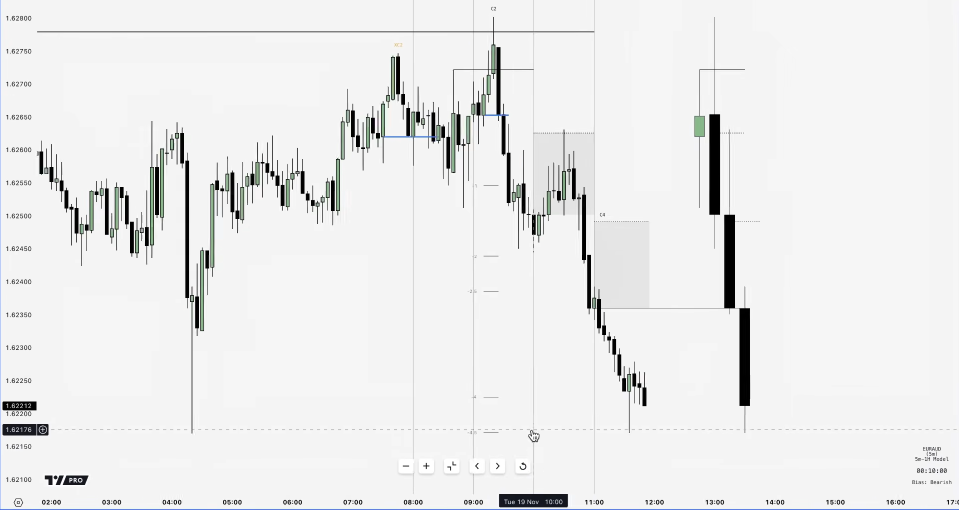
#> input picture uploads/image_2026-09-07_114022381.png, 1918 x 1020 px, found by its file name (shown at 1/2 size)
$ python measure_official_euraud2.py
#> lines starting #> are read from the running program, lines starting #| are printed output that depends on the picture; after the words box and inside, x2 and y2 are one past the last pixel; in counts of white or black regions, pixels touching at a corner belong together; long printed decimals are rounded
#!/usr/bin/env python3
"""Part-2: official EURAUD screenshot math audit.
Measures candles/zones/EQ/ladder, then checks official pixel math against our formulas:
  zone == [condEQ(cN), open(cN+1)] ; blue == condEQ(candle) ; ladder linear in {-1,-2,-2.5,-4,-4.5}.
"""
import numpy as np
from PIL import Image

im = np.asarray(Image.open('/home/user/uploads/image_2026-09-07_114022381.png').convert('RGB')).astype(int)
H, W, _ = im.shape
#> H = 1020; W = 1918
R, G, B = im[:,:,0], im[:,:,1], im[:,:,2]
#> R: shape (1020, 1918) int64; 256 distinct labels, from 0 to 255
#> G: shape (1020, 1918) int64; 256 distinct labels, from 0 to 255
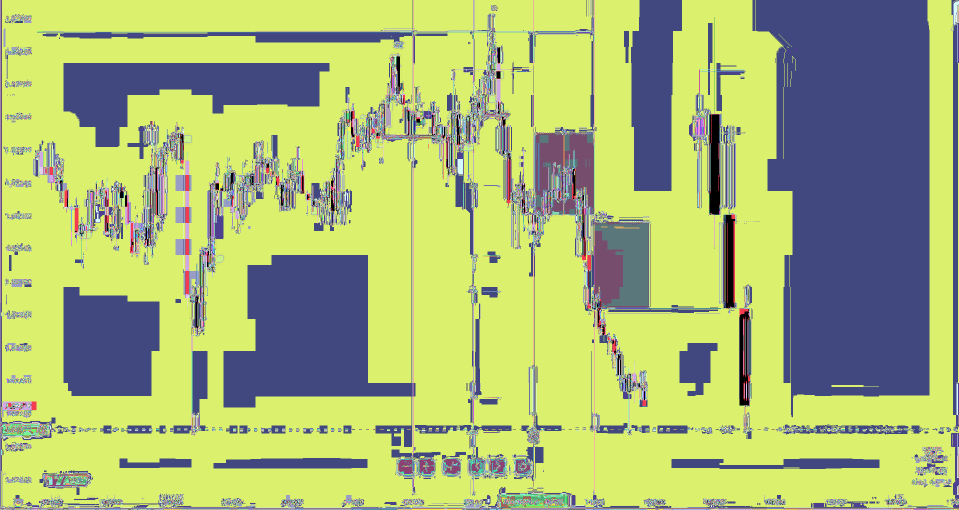
#> B: shape (1020, 1918) int64 (shown at 1/2 size); 256 distinct labels, from 0 to 255; one colour per label, 0 black
LUM = (R*299+G*587+B*114)//1000
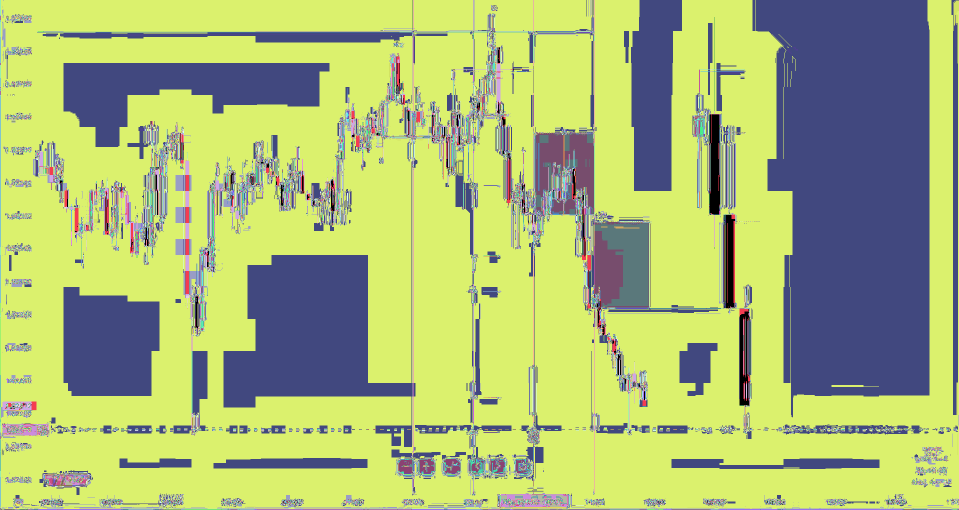
#> LUM: shape (1020, 1918) int64 (shown at 1/2 size); 256 distinct labels, from 0 to 255; one colour per label, 0 black
INK = LUM < 110
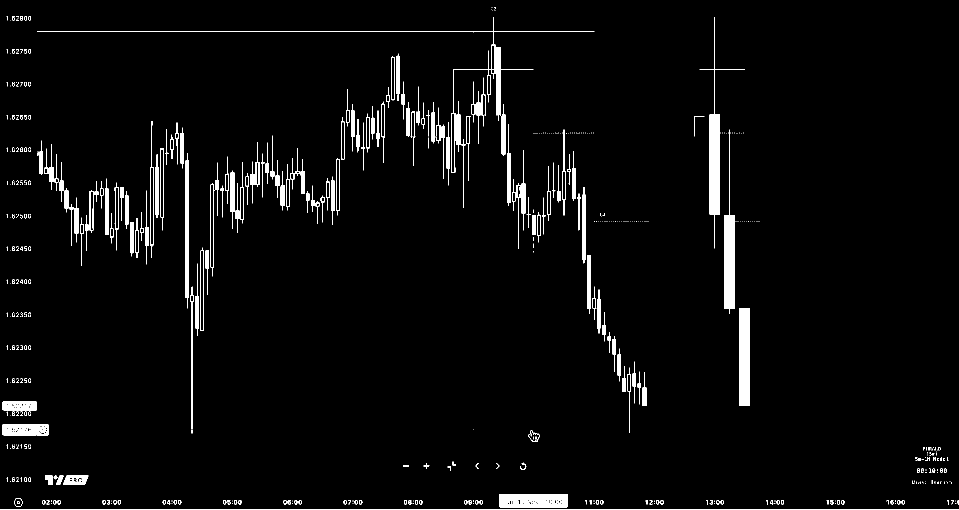
#> INK: shape (1020, 1918) bool (shown at 1/2 size); 3.3% white; 545 white regions (304 under 20 px), largest, box (x1, y1, x2, y2) and area: (1399, 34, 1490, 497) 4554, (1448, 259, 1471, 628) 4113, (1479, 616, 1500, 812) 4098
MID = (LUM >= 110) & (LUM < 215)
#> MID: shape (1020, 1918) bool; 1.7% white; 1793 white regions (1576 under 20 px), largest, box (x1, y1, x2, y2) and area: (0, 0, 1918, 1019) 2936, (74, 64, 986, 223) 1143, (1389, 232, 1410, 416) 1106
BLUE = (B > R+25) & (B > G+15)
#> BLUE: shape (1020, 1918) bool; 0.28% white; 3 white regions, box (x1, y1, x2, y2) and area: (0, 0, 1918, 1020) 4856, (767, 271, 874, 277) 353, (970, 227, 1018, 233) 174
FILL = np.abs(R-228) <= 6
#> FILL: shape (1020, 1918) bool; 2.2% white; 1432 white regions (1369 under 20 px), largest, box (x1, y1, x2, y2) and area: (1189, 443, 1299, 616) 18619, (1068, 265, 1127, 430) 8297, (1129, 266, 1188, 430) 7782
GRN = (G > R+12) & (G > B+8) & (LUM < 225)
#> GRN: shape (1020, 1918) bool; 0.7% white; 53 white regions (8 under 20 px), largest, box (x1, y1, x2, y2) and area: (300, 335, 307, 491) 968, (422, 369, 428, 534) 963, (320, 299, 328, 435) 888

# ---- calibration ----
mx = LUM[:, 2:62] < 200
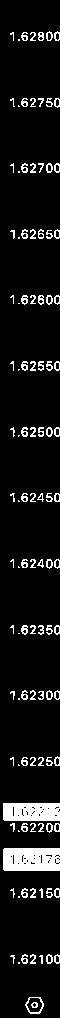
#> mx: shape (1020, 60) bool; 8.8% white; 110 white regions (26 under 20 px), largest, box (x1, y1, x2, y2) and area: (3, 848, 60, 871) 1242, (3, 803, 60, 821) 978, (0, 1018, 60, 1020) 120
rows = mx.sum(axis=1); clusters=[]; y=0
#> after `rows = mx.sum(axis=1)`: rows = 1020 values, max 60 at index 1018, min 0 at index 0, mean 5.27
while y < H:
    if rows[y] > 0:
        y0=y
        while y < H and rows[y] > 0: y += 1
        clusters.append((y0+y-1)/2.0)
    y += 1
#> after the loop, clusters = [35.5, 102.5, 167.5, 233.5, 299.5, 365.5, 431.5, 497, 563.5, 629.5, 694.5, 760.5, 811.5, 827.5, 859, 892.5, 958.5, 1005, 1018.5]; y = 1021
best=None
for i in range(len(clusters)):
    for j in range(i+8, len(clusters)+1):
        cs=clusters[i:j]; d=np.diff(cs)
        if d.std() < 1.5 and (best is None or len(cs) > len(best)): best=cs
#> this loop made 19 passes
#> after the loop, best = [35.5, 102.5, 167.5, 233.5, 299.5, 365.5, 431.5, 497, 563.5, 629.5, 694.5, 760.5]
cs=best
#> cs has the same summary as best
vals=[1.62800-0.0005*k for k in range(len(cs))]  # left axis: top label 1.62800, step 0.0005
#> vals = [1.63, 1.63, 1.63, 1.63, 1.63, 1.63, 1.62, 1.62, 1.62, 1.62, 1.62, 1.62]
cf=np.polyfit(cs,vals,1); price=lambda yy: cf[0]*yy+cf[1]
#> after `cf = np.polyfit(cs, vals, 1)`: cf = [-7.59e-06, 1.63]
yof=lambda p: (p-cf[1])/cf[0]
print("CALIB n=%d step=%.2f resid=%.6f" % (len(cs), np.diff(cs).mean(), max(abs(price(c)-v) for c,v in zip(cs,vals))))
#| CALIB n=12 step=65.91 resid=5e-06

def runs(xs):
    out=[]
    for x in xs:
        if out and x==out[-1][1]+1: out[-1][1]=x
        else: out.append([x,x])
    return out
def hfeat(mask, xmin, xmax, cmin, cmax, runmax=999, runmin=3):
#> called with xmin = 40, xmax = 1900, cmin = 250, cmax = 20000, runmax = 999, runmin = 3
    sub=mask[:, xmin:xmax]; cnt=sub.sum(axis=1); out=[]
#> after `sub = mask[:, xmin:xmax]`: sub: shape (1020, 1860) bool; 3.3% white; 464 white regions (235 under 20 px), largest, box (x1, y1, x2, y2) and area: (1359, 34, 1450, 497) 4554, (1408, 259, 1431, 628) 4113, (1439, 616, 1460, 812) 4098
#> after `cnt = sub.sum(axis=1)`: cnt = 1020 values, max 1860 at index 1019, min 0 at index 0, mean 61.27
    for y in range(15,1015):
        if cmin<=cnt[y]<=cmax:
            rr=[r for r in runs(list(np.nonzero(sub[y])[0]+xmin)) if r[1]-r[0]>=runmin]
            if rr and max(r[1]-r[0] for r in rr)<=runmax:
                out.append([y, rr[0][0], rr[-1][1], int(cnt[y])])
#> this loop made 1000 passes
#> rr on passes 49, 125: [[74, 1188]], [[792, 799], [906, 1066], [1399, 1489]]
#> after the loop, out = [[139, 792, 1489, 263], [1000, 86, 1807, 325], [1001, 336, 1897, 344], [1002, 998, 1135, 297], [1003, 455, 1785, 288], [1004, 817, 1135, 289], [1005, 998, 1135, 283], [1006, 334, 1546, 320], [1007, 93, 1135, 317], [1008, 93, 1687, 327]]
    m=[]
    for f in out:
        if m and f[0]-m[-1][0]<=2: m[-1][1]=f[0]; m[-1][2]=min(m[-1][2],f[1]); m[-1][3]=max(m[-1][3],f[2])
        else: m.append(f)
#> this loop made 10 passes
#> after the loop, m = [[139, 792, 1489, 263], [1000, 1002, 336, 1897], [1003, 1005, 817, 1135], [1006, 1008, 93, 1687]]
    return m

print("\nLINES black long:", [(f[0], round(price(f[0]),5), f[1], f[2]) for f in hfeat(INK,40,1900,250,20000)])
#| LINES black long: [(139, 1.627, 792, 1489), (1000, 1.621, 1002, 336), (1003, 1.621, 1005, 817), (1006, 1.621, 1008, 93)]
print("LINES black med :", [(f[0], round(price(f[0]),5), f[1], f[2]) for f in hfeat(INK,40,1900,60,250)])
#> the loop in hfeat (call 2), `for f in out:` made 329 passes
#> f on passes 1 to 3: [223, 702, 1000, 67], [224, 702, 1000, 70], [225, 702, 1000, 71]
#> (printed output is left out)
print("DOTS  black     :", [(f[0], round(price(f[0]),5), f[1], f[2]) for f in hfeat(INK,40,1900,25,120,runmax=4)])
#| DOTS  black     : [(937, 1.621, 939, 1044)]
print("LINES gray med  :", [(f[0], round(price(f[0]),5), f[1], f[2]) for f in hfeat(MID,40,1900,60,400,runmin=20)])
#> in hfeat (call 4), `sub = mask[:, xmin:xmax]`: sub: shape (1020, 1860) bool; 1.7% white; 1600 white regions (1388 under 20 px), largest, box (x1, y1, x2, y2) and area: (0, 1018, 1860, 1019) 1860, (34, 64, 946, 223) 1143, (1349, 232, 1370, 416) 1106
#| LINES gray med  : [(229, 1.627, 231, 968), (272, 1.626, 274, 770), (370, 1.625, 371, 967), (616, 1.6236, 1202, 1447), (947, 1.621, 802, 1006)]
print("BLUE segments   :", [(f[0], round(price(f[0]),5), f[1], f[2]) for f in hfeat(BLUE,40,1900,15,20000)])
#> in hfeat (call 5), `sub = mask[:, xmin:xmax]`: sub: shape (1020, 1860) bool; 0.22% white; 3 white regions, box (x1, y1, x2, y2) and area: (0, 1017, 1860, 1020) 3722, (727, 271, 834, 277) 353, (930, 227, 978, 233) 174
#| BLUE segments   : [(228, 1.627, 230, 970), (231, 1.627, 970, 1017), (271, 1.626, 273, 767), (274, 1.626, 767, 873)]
print("TICKS gray      :", [(f[0], round(price(f[0]),5), f[1], f[2], f[3]) for f in hfeat(MID,995,1050,15,60,runmin=10)])
#> in hfeat (call 6), `sub = mask[:, xmin:xmax]`:
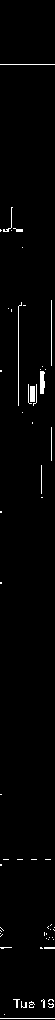
#> sub: shape (1020, 55) bool; 1.6% white in thin lines or dots
#> in hfeat (call 6), `cnt = sub.sum(axis=1)`: cnt = 1020 values, max 55 at index 64, min 0 at index 0, mean 0.865
#> the loop in hfeat (call 6), `for y in range(15,1015):` made 1000 passes
#> rr on passes 50, 933, 934: [[995, 1049]], [[995, 1006], [1039, 1049]], [[1039, 1049]]
#> after the loop in hfeat (call 6), `for y in range(15,1015):`: out = [[64, 995, 1049, 55], [947, 995, 1049, 25], [948, 1039, 1049, 17]]
#> the loop in hfeat (call 6), `for f in out:` made 3 passes
#> after the loop in hfeat (call 6), `for f in out:`: m = [[64, 995, 1049, 55], [947, 948, 1039, 1049]]
#| TICKS gray      : [(64, 1.628, 995, 1049, 55), (947, 1.621, 948, 1039, 1049)]

colcnt=(LUM[15:1015,:]<215).sum(axis=0)
#> colcnt = 1918 values, max 1000 at index 0, min 0 at index 1, mean 49.42
vx=[x for x in range(40,1900) if colcnt[x]>700]
#> vx = [826, 946, 1067, 1188]
vg=[]
for x in vx:
    if vg and x-vg[-1][1]<=2: vg[-1][1]=x
    else: vg.append([x,x])
#> this loop made 4 passes
#> x on passes 1 to 4: 826, 946, 1067, 1188
#> after the loop, vg = [[826, 826], [946, 946], [1067, 1067], [1188, 1188]]
vlines=[(a+b)//2 for a,b in vg]
#> vlines = [826, 946, 1067, 1188]
print("VERTICALS       :", vlines)
#| VERTICALS       : [826, 946, 1067, 1188]

# ---- gray zone bands ----
zf=hfeat(FILL,40,1900,50,20000,runmin=30)
#> in hfeat (call 7), `sub = mask[:, xmin:xmax]`:
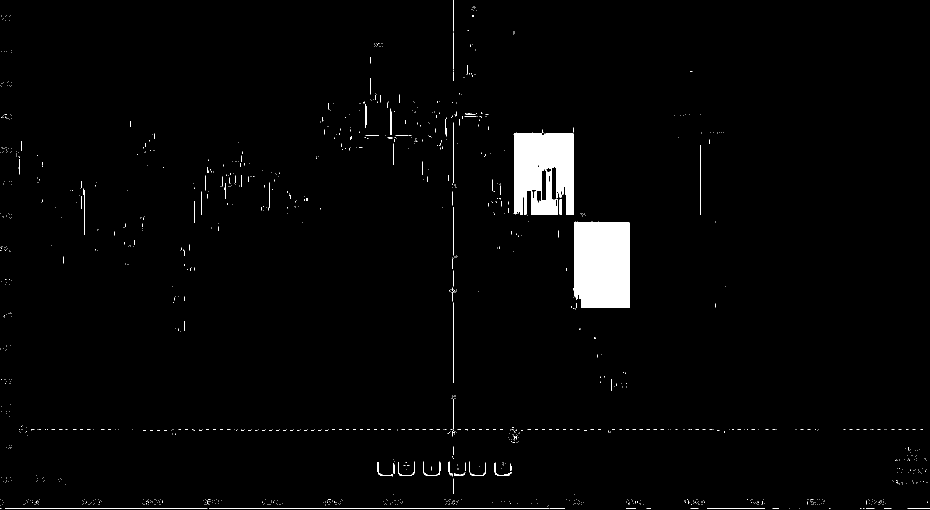
#> sub: shape (1020, 1860) bool (shown at 1/2 size); 2.2% white; 1275 white regions (1219 under 20 px), largest, box (x1, y1, x2, y2) and area: (1149, 443, 1259, 616) 18619, (1028, 265, 1087, 430) 8297, (1089, 266, 1148, 430) 7782
#> in hfeat (call 7), `cnt = sub.sum(axis=1)`: cnt = 1020 values, max 1381 at index 1017, min 0 at index 63, mean 41.08
#> the loop in hfeat (call 7), `for y in range(15,1015):` made 1000 passes
#> rr on passes 253 to 264: [[1071, 1123], [1131, 1186]], [[1074, 1123], [1129, 1186]], [[1070, 1123], [1129, 1186]], [[1068, 1126], [1129, 1186]], [[1068, 1126], [1129, 1186]], [[1068, 1126], [1129, 1186]], [[1068, 1126], [1129, 1186]], [[1068, 1126], [1129, 1186]], [[1068, 1126], [1129, 1186]], [[1068, 1126], [1129, 1186]], [[1068, 1126], [1129, 1186]], [[1068, 1126], [1129, 1186]]
#> after the loop in hfeat (call 7), `for y in range(15,1015):`: out = 279 items, first 6: [267, 1071, 1186, 119], [268, 1074, 1186, 123], [269, 1070, 1186, 120], [270, 1068, 1186, 121], [271, 1068, 1186, 179], [272, 1068, 1186, 124]
#> the loop in hfeat (call 7), `for f in out:` made 279 passes
#> after the loop in hfeat (call 7), `for f in out:`: m = 94 items, first 6: [267, 269, 1070, 1186], [270, 272, 1068, 1186], [273, 275, 1068, 1186], [276, 278, 1068, 1186], [279, 281, 1068, 1186], [282, 284, 1068, 1186]
#> zf has the same summary as m in hfeat
bands=[]
for f in zf:
    if bands and f[0]-bands[-1][1]<=3 and abs(f[1]-bands[-1][2])<25:
        bands[-1][1]=f[0]; bands[-1][2]=min(bands[-1][2],f[1]); bands[-1][3]=max(bands[-1][3],f[2])
    else: bands.append([f[0],f[0],f[1],f[2]])
#> this loop made 94 passes
#> f on passes 1 to 12: [267, 269, 1070, 1186], [270, 272, 1068, 1186], [273, 275, 1068, 1186], [276, 278, 1068, 1186], [279, 281, 1068, 1186], [282, 284, 1068, 1186], [285, 287, 1068, 1187], [288, 290, 1068, 1187], [291, 293, 1068, 1187], [294, 296, 1068, 1187], [297, 299, 1068, 1187], [300, 302, 1068, 1187]
#> after the loop, bands = 12 items, first 6: [267, 291, 269, 1070], [294, 318, 296, 1068], [321, 345, 323, 1152], [348, 372, 350, 1152], [444, 468, 446, 1189], [471, 495, 473, 1189]
print("ZONES gray      :", [(b[0],b[1],round(price(b[0]),5),round(price(b[1]),5),b[2],b[3]) for b in bands])
#> (printed output is left out)

# ---- candle OHLC in an x-window ----
def candle(xa,xb):
    xa+=3; xb-=3
    mask=INK|GRN
    body_cols=[]
    for x in range(xa,xb+1):
        ys=np.nonzero(mask[15:1015,x])[0]
        if len(ys)==0: continue
        rr=runs(list(ys+15))
        lg=max(rr,key=lambda r:r[1]-r[0])
        if lg[1]-lg[0]>=6: body_cols.append((x,lg[0],lg[1]))
    if not body_cols: return None
    bt=min(b[1] for b in body_cols); bb=max(b[2] for b in body_cols)
    ys,xs=np.nonzero(mask[15:1015,xa:xb+1]); ys=ys+15
    wt,wb=ys.min(),ys.max()
    xm=[b[0] for b in body_cols][len(body_cols)//2]
    green=bool(GRN[(bt+bb)//2, xm])
    O,C=(price(bb),price(bt)) if green else (price(bt),price(bb))
    return dict(O=O,H=price(wt),L=price(wb),C=C,bull=green,yt=wt,yb=wb)

def condEQ(O,Hh,L,C):
    body=abs(C-O); lw=min(O,C)-L; uw=Hh-max(O,C)
    if max(lw,uw)<=body: return (Hh+L)/2
    return (L+min(O,C))/2 if lw>uw else (Hh+max(O,C))/2

spans=[]
for i in range(len(vlines)-1):
    if vlines[i+1]-vlines[i]>60: spans.append((vlines[i],vlines[i+1]))
#> this loop made 3 passes
#> after the loop, spans = [(826, 946), (946, 1067), (1067, 1188)]
print("\nCANDLES (1H spans between verticals):")
cands={}
for a,b in spans:
    c=candle(a,b)
    if c: cands[(a,b)]=c; print("  x[%d..%d] O=%.5f H=%.5f L=%.5f C=%.5f %s  condEQ=%.5f" % (a,b,c['O'],c['H'],c['L'],c['C'],'bull' if c['bull'] else 'bear', condEQ(c['O'],c['H'],c['L'],c['C'])))
#> this loop made 3 passes
#> (a, b, xa in candle, xb in candle, bt in candle, bb in candle, wt in candle, wb in candle) on passes 1 to 3: (826, 946, 829, 943, 139, 1007, 63, 1008), (946, 1067, 949, 1064, 34, 1014, 15, 1014), (1067, 1188, 1070, 1185, 259, 1014, 63, 1014)
#|   x[826..946] O=1.627 H=1.628 L=1.621 C=1.621 bear  condEQ=1.624
#|   x[946..1067] O=1.628 H=1.628 L=1.621 C=1.621 bear  condEQ=1.624
#|   x[1067..1188] O=1.626 H=1.628 L=1.621 C=1.621 bear  condEQ=1.624
#> pass 1, in candle, `mask=INK|GRN`:
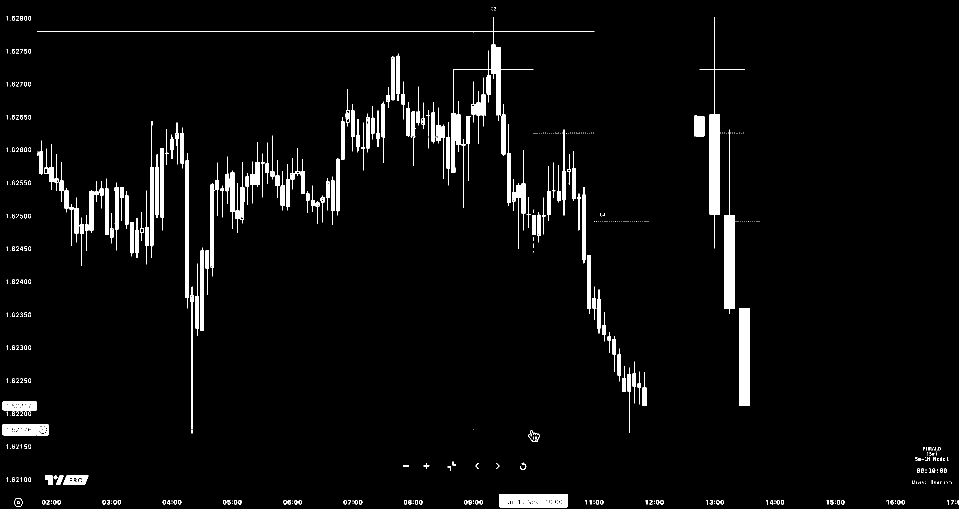
#> mask: shape (1020, 1918) bool (shown at 1/2 size); 3.9% white; 545 white regions (304 under 20 px), largest, box (x1, y1, x2, y2) and area: (1399, 34, 1490, 497) 4554, (74, 34, 1189, 346) 4267, (1448, 259, 1471, 628) 4113
#> after the loop, cands = 3 items

print("\nCHECKS:")
for b in bands:
    zt,zb,xa,xb=b[0],b[1],b[2],b[3]
    host=None
    for (a,bb) in cands:
        if a<=xa<=bb: host=(a,bb)
    nxt=None
    for (a,bb) in cands:
        if a>=xb-2 and (host is None or a>host[0]): nxt=(a,bb); break
    if host and nxt:
        c=cands[host]; pred=sorted([condEQ(c['O'],c['H'],c['L'],c['C']), cands[nxt]['O']])
        meas=sorted([price(zt),price(zb)])
        print("  zone x[%d..%d]: measured[%.5f..%.5f] predicted[%.5f..%.5f] dpx=%.1f/%.1f" %
              (xa,xb,meas[0],meas[1],pred[0],pred[1],abs(yof(meas[0])-yof(pred[0])),abs(yof(meas[1])-yof(pred[1]))))
#> this loop made 12 passes
#> (zt, zb, xa, xb) on passes 1 to 12: (267, 291, 269, 1070), (294, 318, 296, 1068), (321, 345, 323, 1152), (348, 372, 350, 1152), (444, 468, 446, 1189), (471, 495, 473, 1189), (498, 522, 500, 1189), (525, 549, 527, 1189), (552, 576, 554, 1189), (579, 603, 581, 1202), (606, 612, 608, 1202), (615, 615, 1202, 1298)
